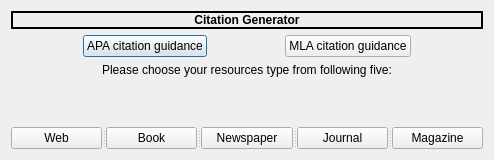
<?xml version="1.0" encoding="UTF-8"?>
<ui version="4.0">
 <class>Navigation_page</class>
 <widget class="QDialog" name="Navigation_page">
  <property name="geometry">
   <rect>
    <x>0</x>
    <y>0</y>
    <width>494</width>
    <height>160</height>
   </rect>
  </property>
  <property name="windowTitle">
   <string>Dialog</string>
  </property>
  <layout class="QVBoxLayout" name="verticalLayout">
   <item>
    <widget class="QLabel" name="label">
     <property name="font">
      <font>
       <weight>75</weight>
       <bold>true</bold>
      </font>
     </property>
     <property name="frameShape">
      <enum>QFrame::WinPanel</enum>
     </property>
     <property name="text">
      <string>Citation Generator</string>
     </property>
     <property name="alignment">
      <set>Qt::AlignCenter</set>
     </property>
    </widget>
   </item>
   <item>
    <layout class="QHBoxLayout" name="horizontalLayout">
     <item>
      <widget class="QPushButton" name="apa_guide_button">
       <property name="sizePolicy">
        <sizepolicy hsizetype="Fixed" vsizetype="Fixed">
         <horstretch>0</horstretch>
         <verstretch>0</verstretch>
        </sizepolicy>
       </property>
       <property name="text">
        <string>APA citation guidance</string>
       </property>
      </widget>
     </item>
     <item>
      <widget class="QPushButton" name="mla_guide_button">
       <property name="sizePolicy">
        <sizepolicy hsizetype="Fixed" vsizetype="Fixed">
         <horstretch>0</horstretch>
         <verstretch>0</verstretch>
        </sizepolicy>
       </property>
       <property name="text">
        <string>MLA citation guidance</string>
       </property>
      </widget>
     </item>
    </layout>
   </item>
   <item>
    <widget class="QLabel" name="label_2">
     <property name="text">
      <string>Please choose your resources type from following five:</string>
     </property>
     <property name="alignment">
      <set>Qt::AlignCenter</set>
     </property>
    </widget>
   </item>
   <item>
    <spacer name="verticalSpacer">
     <property name="orientation">
      <enum>Qt::Vertical</enum>
     </property>
     <property name="sizeType">
      <enum>QSizePolicy::Preferred</enum>
     </property>
     <property name="sizeHint" stdset="0">
      <size>
       <width>20</width>
       <height>100</height>
      </size>
     </property>
    </spacer>
   </item>
   <item>
    <widget class="QSplitter" name="splitter">
     <property name="sizePolicy">
      <sizepolicy hsizetype="Preferred" vsizetype="Preferred">
       <horstretch>0</horstretch>
       <verstretch>0</verstretch>
      </sizepolicy>
     </property>
     <property name="frameShape">
      <enum>QFrame::NoFrame</enum>
     </property>
     <property name="frameShadow">
      <enum>QFrame::Plain</enum>
     </property>
     <property name="lineWidth">
      <number>5</number>
     </property>
     <property name="orientation">
      <enum>Qt::Horizontal</enum>
     </property>
     <widget class="QPushButton" name="web_button">
      <property name="sizePolicy">
       <sizepolicy hsizetype="Preferred" vsizetype="Fixed">
        <horstretch>0</horstretch>
        <verstretch>0</verstretch>
       </sizepolicy>
      </property>
      <property name="layoutDirection">
       <enum>Qt::LeftToRight</enum>
      </property>
      <property name="text">
       <string>Web</string>
      </property>
      <property name="iconSize">
       <size>
        <width>16</width>
        <height>16</height>
       </size>
      </property>
     </widget>
     <widget class="QPushButton" name="book_button">
      <property name="sizePolicy">
       <sizepolicy hsizetype="Preferred" vsizetype="Fixed">
        <horstretch>0</horstretch>
        <verstretch>0</verstretch>
       </sizepolicy>
      </property>
      <property name="text">
       <string>Book</string>
      </property>
     </widget>
     <widget class="QPushButton" name="newspaper_button">
      <property name="sizePolicy">
       <sizepolicy hsizetype="Fixed" vsizetype="Fixed">
        <horstretch>0</horstretch>
        <verstretch>0</verstretch>
       </sizepolicy>
      </property>
      <property name="text">
       <string>Newspaper</string>
      </property>
     </widget>
     <widget class="QPushButton" name="journal_button">
      <property name="sizePolicy">
       <sizepolicy hsizetype="Fixed" vsizetype="Fixed">
        <horstretch>0</horstretch>
        <verstretch>0</verstretch>
       </sizepolicy>
      </property>
      <property name="text">
       <string>Journal</string>
      </property>
     </widget>
     <widget class="QPushButton" name="magazine_button">
      <property name="sizePolicy">
       <sizepolicy hsizetype="Fixed" vsizetype="Fixed">
        <horstretch>0</horstretch>
        <verstretch>0</verstretch>
       </sizepolicy>
      </property>
      <property name="text">
       <string>Magazine</string>
      </property>
     </widget>
    </widget>
   </item>
  </layout>
 </widget>
 <tabstops>
  <tabstop>apa_guide_button</tabstop>
  <tabstop>mla_guide_button</tabstop>
  <tabstop>web_button</tabstop>
  <tabstop>book_button</tabstop>
  <tabstop>newspaper_button</tabstop>
  <tabstop>journal_button</tabstop>
  <tabstop>magazine_button</tabstop>
 </tabstops>
 <resources/>
 <connections/>
</ui>
